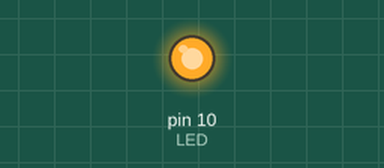
This sketch was run on a simulated Arduino Uno, built with avr-gcc and run on an emulated ATmega328P. Shown: output pins drawn as LEDs (lit = HIGH). Random numbers use the default seed unless the sketch sets one; what the sketch prints to the serial monitor is not drawn. At 25.5 s the program stops and its outputs stay as they are.

Above: at 0.7 s.
At 6.0 s:
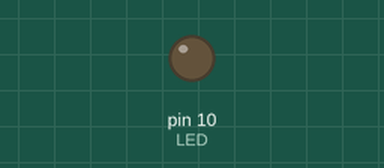
Timing chart, 0 to 11.1 s (numbered marks = the images above):
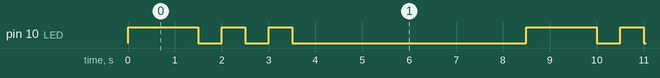

The sketch:

problem3.ino
```cpp
// the setup function runs once when you press reset or power the board
const int LED = 10; //Set LED to output pin 10
const int dotLength = 500;  //set dot length to 500ms
void setup() {
  // initialize digital pin 13 as an output.
  pinMode(LED, OUTPUT);
}

void elPause(){ //pause between elements
  digitalWrite(LED, LOW);
  delay(dotLength);
}

void dot(){  //Function for a dot
  digitalWrite(LED, HIGH);
  delay(dotLength);
  elPause();
}

void dash(){  //Function for a dash
  digitalWrite(LED, HIGH);
  delay(dotLength * 3);
  elPause();
}


void charPause(){ //pause between characters
  digitalWrite(LED, LOW);
  delay(dotLength * 3);
}

void dark(){  //pause between guesses
  digitalWrite(LED, LOW);
  delay(dotLength * 9); // makes 4.5 seconds because there is .5 after every letter
}

void writeLetter(char letter){
switch(letter){
    case 'A':
          dot();
          dash();
          break;
    case 'D':
          dash();
          dot();
          dot();
          break;
    case 'E':
          dot();
          break;
    case 'S':
          dot();
          dot();
          dot();
          break;
    case 'T':
          dash();
          break;
  }
}

String words[10] = {"EATS", "EAST", "DATE", "SADE", "TADS", "TEA", "SATE", "TEE", "TED", "EAT"};  //array of 10 words with letters
int choice = random(0, 10); // generates a random number between 0-9
String chosen = words[choice];


// the loop function runs over and over again forever
void loop(){
  Serial.begin(9600);
  for(int j = 0; j < 3; j++){
    for(int i = 0; i < sizeof(chosen) - 1; i++){
      writeLetter(chosen[i]);
    }
  dark();
  }
  Serial.println(chosen);
  while(1){ }
}
```

Measured:
- by itself, pin 10 (LED): repeats every 8.5 s: 2 × (LOW 0.50 s, HIGH 0.50 s), LOW 5.0 s, HIGH 1.5 s
- by itself, everything shown: repeats every 8.5 s, in 6 steps
